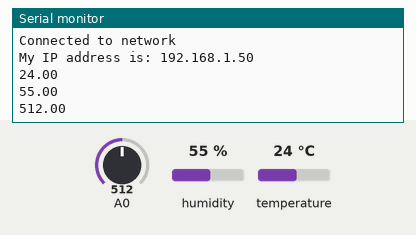
A sketch run on a simulated ESP8266 (NodeMCU). Shown: the last lines printed to the serial monitor. The test bench sets the inputs (shaded band); at power-on: humidity 55 %, A0 = 512, temperature 24 °C. WiFi joins after 1.5 s; servers stay silent unless stated.

Above: at 2.7 s.
2.8 s: humidity set to 22 %
At 2.8 s:
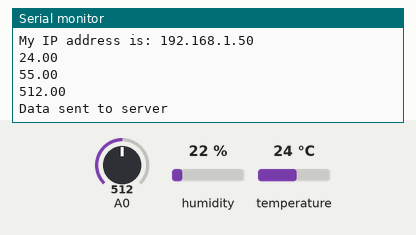
5.9 s: A0 set to 716
At 7.6 s:
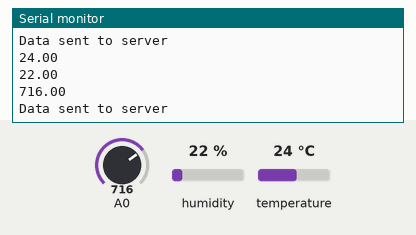
9.0 s: temperature set to 12 °C
At 9.31 s:
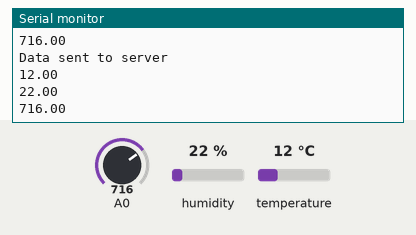
12.1 s: A0 set to 900
At 14.9 s:
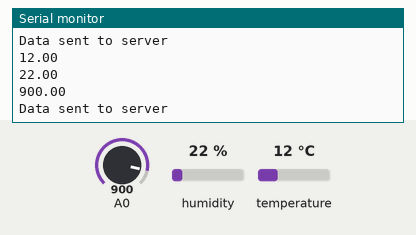
15.2 s: humidity set to 40 %
At 17.1 s:
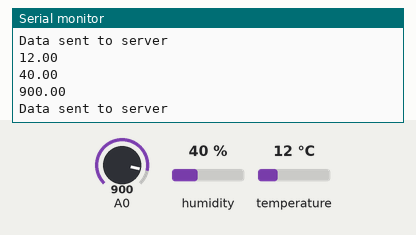
Timing chart, 0 to 18.6 s (numbered marks = the images above; inputs shaded):
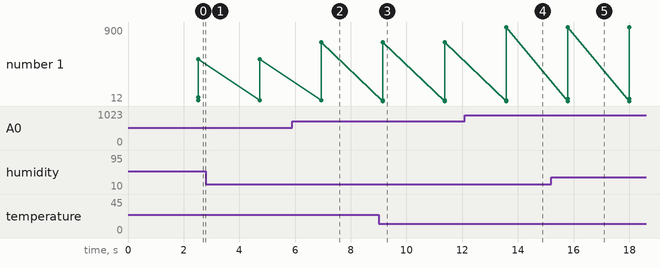

The sketch:

sensorData.ino
```cpp
#include <ESP8266WiFi.h>
#include <ESP8266HTTPClient.h>
#include <DHTesp.h>

const char* ssid = "VUSANG13";
const char* password = "13032000";

const char* serverUrl = "http://192.168.1.162:6006/";  // Thay thế bằng địa chỉ IP của máy chủ Node.js (ipV4)

DHTesp dht;

void setup() {
  // serial
  Serial.begin(115200);
  delay(10);

  //dht
  dht.setup(5,DHTesp::DHT11);

  //wifi
  Serial.printf("\nConnecting to %s", ssid);
  WiFi.begin(ssid, password);
  while (WiFi.status() != WL_CONNECTED) {
    delay(500);
    Serial.print(".");
  }

  Serial.println("\nConnected to network");
  Serial.print("My IP address is: ");
  Serial.println(WiFi.localIP());
}

void sendDataToServer(float temperature, float humidity, float light) {
    WiFiClient client;
    if (client.connect("192.168.1.162", 6006)) {
        String postBody = "temperature=" + String(temperature) + "&humidity=" + String(humidity) + "&light=" + String(light);
        client.println("POST / HTTP/1.1");
        client.println("Host: 192.168.1.162:6006");
        client.println("Content-Type: application/x-www-form-urlencoded");
        client.print("Content-Length: ");
        client.println(postBody.length());
        client.println();
        client.print(postBody);

        Serial.println("Data sent to server");
    } else {
        Serial.println("Connection to server failed");
    }
}
void loop() {
  delay(1000);  // Đọc dữ liệu từ cảm biến sau mỗi 1 giây

  float humidity = dht.getHumidity();
  float temperature = dht.getTemperature();
  float light = analogRead(A0);

  if (isnan(humidity) || isnan(temperature) || isnan(light)) {
    Serial.println("Failed to read from DHT sensor!");
    return;
  }else {
       Serial.println();
       Serial.println(temperature);
       Serial.println(humidity);
       Serial.println(light);
    }
   // Gửi dữ liệu lên server
   sendDataToServer(temperature, humidity, light);

   delay(1000);
}
```

Measured:
- after the input at 5.9 s, the serial monitor: prints a new line after 1.0 s (image 2)
- after the input at 9.0 s, the serial monitor: prints a new line after 0.16 s (image 3)
- after the input at 12.1 s, the serial monitor: prints a new line after 1.5 s (image 4)
- after the input at 15.2 s, the serial monitor: prints a new line after 0.59 s (image 5)
- plotted number 1: 512 → 716 after the input at 5.9 s, 716 → 900 after the input at 12.1 s
